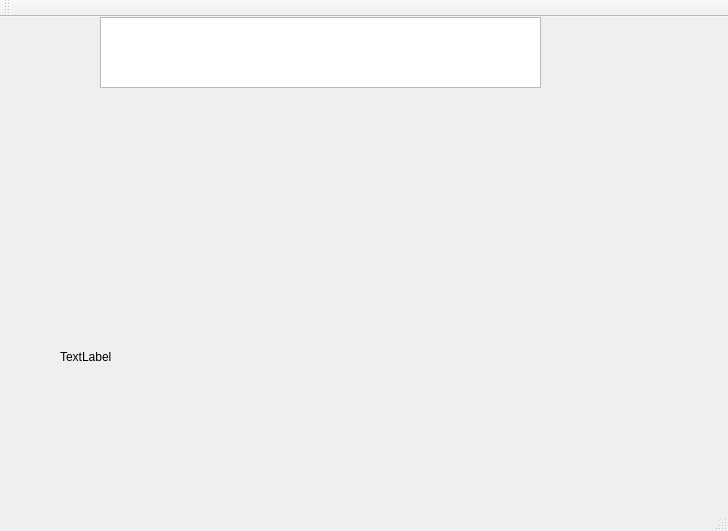
<?xml version="1.0" encoding="UTF-8"?>
<ui version="4.0">
 <class>MainWindow</class>
 <widget class="QMainWindow" name="MainWindow">
  <property name="geometry">
   <rect>
    <x>0</x>
    <y>0</y>
    <width>728</width>
    <height>531</height>
   </rect>
  </property>
  <property name="windowTitle">
   <string>RS Example</string>
  </property>
  <widget class="QWidget" name="centralWidget">
   <widget class="QPlainTextEdit" name="plainTextEdit">
    <property name="geometry">
     <rect>
      <x>100</x>
      <y>0</y>
      <width>441</width>
      <height>71</height>
     </rect>
    </property>
   </widget>
   <widget class="QLabel" name="label">
    <property name="geometry">
     <rect>
      <x>60</x>
      <y>100</y>
      <width>640</width>
      <height>480</height>
     </rect>
    </property>
    <property name="text">
     <string>TextLabel</string>
    </property>
   </widget>
  </widget>
  <widget class="QMenuBar" name="menuBar">
   <property name="geometry">
    <rect>
     <x>0</x>
     <y>0</y>
     <width>728</width>
     <height>25</height>
    </rect>
   </property>
  </widget>
  <widget class="QToolBar" name="mainToolBar">
   <attribute name="toolBarArea">
    <enum>TopToolBarArea</enum>
   </attribute>
   <attribute name="toolBarBreak">
    <bool>false</bool>
   </attribute>
  </widget>
  <widget class="QStatusBar" name="statusBar"/>
 </widget>
 <layoutdefault spacing="6" margin="11"/>
 <resources/>
 <connections/>
</ui>
